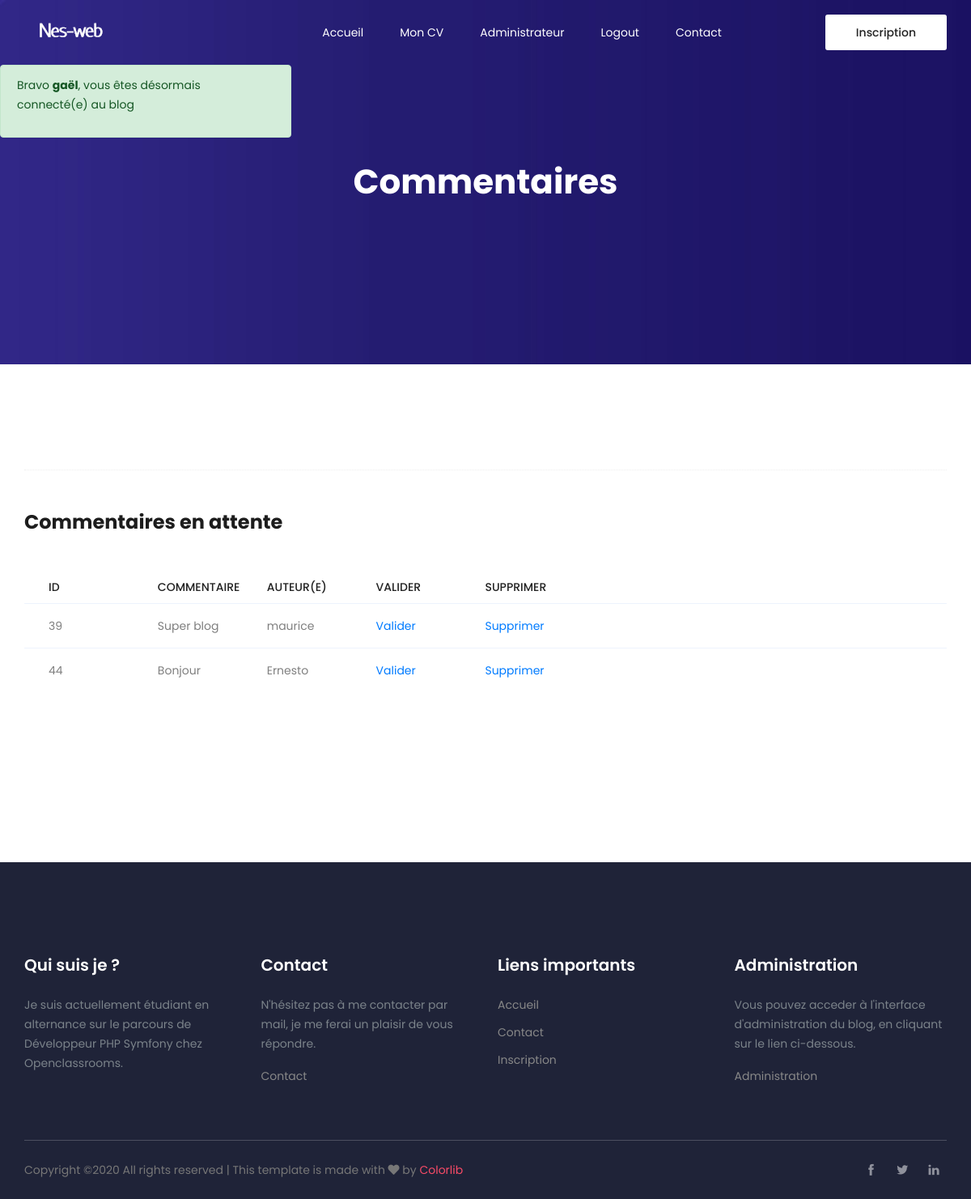
The page /index.php?controller=Comment&action=liste (signed in) on the database its author committed.
### tables this page shows
CREATE TABLE IF NOT EXISTS `comment` (
  `id` int(11) NOT NULL AUTO_INCREMENT,
  `content` text NOT NULL,
  `creationDate` date NOT NULL,
  `validated` int(1) DEFAULT '1',
  `postId` int(11) NOT NULL,
  `userId` int(11) NOT NULL,
  PRIMARY KEY (`id`),
  KEY `fk_commentaire_post_idx` (`postId`),
  KEY `fk_commentaire_utilisateur_idx` (`userId`)
);

### models/Renderer.php (called while the page is built, shortened)
<?php
class Renderer
{
    public static function render(string $path, array $var = []): void
    {
        extract($var);
        require('views/' . $path . '.view.php');
    }
}

### controllers/Comment.php (called while the page is built, shortened)
<?php
class Comment extends \controllers\Controller
{
    function liste()
    {
        $manager = $this->modelManager;
        $comments = $manager->getWaitingList();
        \models\Renderer::render("listComment", compact('comments'));
    }
}

### models/Router.php (called while the page is built, shortened)
<?php
Class Router{
    public static function invoke(){
        if(!empty($_GET['action'])){
            $action = $_GET['action'];
        }
        else {$action="accueil";}
        $controller = new $controllerName();
        $controller->$action();
    }
}

### index.php (called while the page is built)
<?php
require('autoload.php');
\models\Router::invoke();

### controllers/Controller.php (called while the page is built, shortened)
<?php
abstract class Controller
{
    public function __construct()
    {
        $this->modelManager = new $realModelName();
    }
}

### models/managers/CommentManager.php (called while the page is built, shortened)
<?php
class CommentManager extends \models\Database
{
  protected $db;
  public function setDb(\PDO $db)
  {
    $this->db = $db;
  }
  public function getWaitingList()
  {
    $query = $this->db->prepare('SELECT id, content, date_format(creationDate,"%d/%m/%Y") AS creationDate,
                                    validated as validated, postId, userId FROM comment WHERE validated = 1 ORDER BY id');
    $query->execute();
    $query->setFetchMode(\PDO::FETCH_CLASS | \PDO::FETCH_PROPS_LATE, '\models\Comment');
    $comments = $query->fetchAll();
    foreach ($comments as $comment) {
      $userManager = new \models\managers\UserManager();
      $comment->setAuthor($userManager->getNickname($comment->getUserId()));
    }
    return $comments;
  }
}

### autoload.php (called while the page is built, shortened)
<?php
spl_autoload_register(function($className){
    $className = str_replace("\\","/",$className);
});

### models/Comment.php (called while the page is built, shortened)
<?php
class Comment extends Model
{
    protected $content;
    protected $userId;
    protected $author;
    function getContent()
    {
        return $this->content;
    }
    function getUserId()
    {
        return $this->userId;
    }
    function getAuthor()
    {
        return $this->author;
    }
    function setAuthor($author)
    {
        $this->author = $author;
    }
}

### models/managers/UserManager.php (called while the page is built, shortened)
<?php
class UserManager extends \models\Database
{
  protected $db;
  public function setDb(\PDO $db)
  {
    $this->db = $db;
  }
  public function getNickname($id)
  {
    $id = (int) $id;
    $query = $this->db->prepare('SELECT nickname FROM user WHERE id = ' . $id);
    $query->execute();
    $data = $query->fetch(\PDO::FETCH_ASSOC);
    return implode($data);
  }
}

### models/Model.php (called while the page is built, shortened)
<?php
abstract class Model
{
    protected $id;
    function getId()
    {
        return $this->id;
    }
}

### views/listComment.view.php (the view)
<section class="hero-banner d-flex align-items-center">
    <div class="container text-center">
        <h2>Commentaires</h2>
    </div>
</section>
<section class="latest-blog-area area-padding">
    <div class="container">
        <div class="section-top-border">
            <h3 class="mb-30 title_color">Commentaires en attente</h3>
            <div class="progress-table-wrap">
                <div class="progress-table">
                    <div class="table-head">
                        <div class="serial">id</div>
                        <div class="serial">commentaire</div>
                        <div class="serial">Auteur(e)</div>
                        <div class="serial">Valider</div>
                        <div class="serial">Supprimer</div>
                    </div>
                    <?php
                    foreach ($comments as $value) {
                    ?>
                        <div class="table-row">
                            <div class="serial"><?= $value->getId(); ?></div>
                            <div class="serial"><?= $value->getContent(); ?></div>
                            <div class="serial"><?= $value->getAuthor(); ?></div>
                            <div class="serial"><a href="index.php?controller=Comment&action=valider&id=<?= $value->getId(); ?>">Valider</a></div>
                            <div class="serial"><a href="index.php?controller=Comment&action=supprimer&id=<?= $value->getId(); ?>&token=<?= $_SESSION['token']; ?>" onclick="return(confirm('Etes-vous sûr de vouloir supprimer cet article'));">Supprimer</a></div>
                        </div>
                    <?php } ?>
                </div>
            </div>
        </div>
    </div>
</section>

### rows shown on the page
comment: id "39", content "Super blog", Author "maurice"
comment: id "44", content "Bonjour", Author "Ernesto"

### other values the page prints
$message "Bravo gaël , vous êtes désormais connecté(e) au blog"
